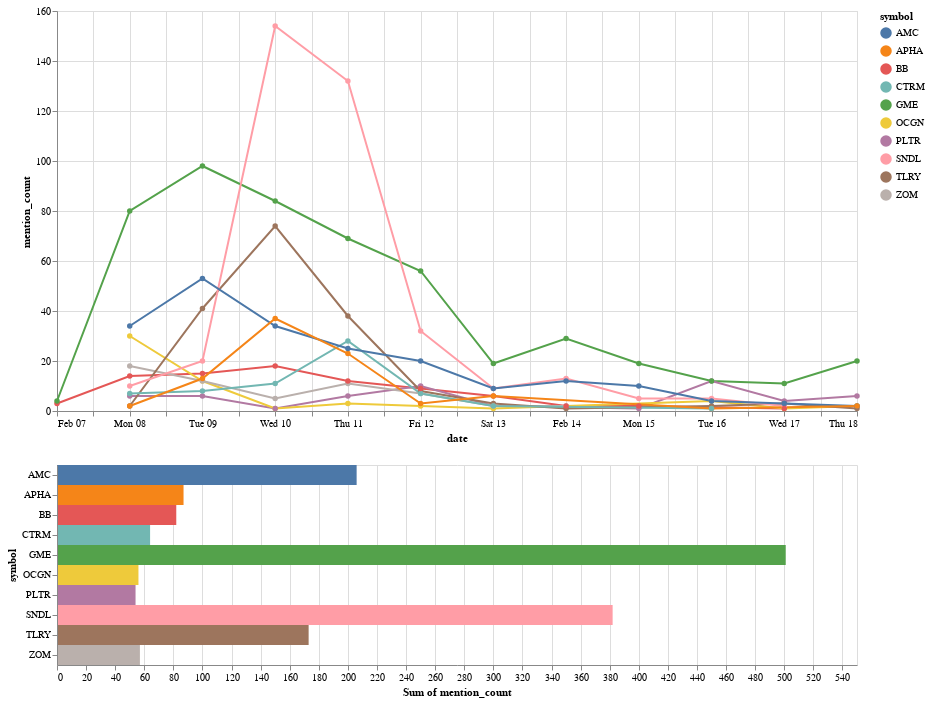

This figure's notebook cell:
### Code cell
plot_mentions_over_time(aggregation_df[aggregation_df.symbol.isin(list(aggs.index[:10]))])

### Figure 1 — Vega-Lite specification as saved in the notebook (floating-point values rounded to 4 significant figures)
{"config": {"view": {"continuousWidth": 400, "continuousHeight": 300}}, "vconcat": [{"mark": {"type": "line", "point": true}, "encoding": {"color": {"type": "nominal", "field": "symbol"}, "x": {"type": "temporal", "field": "date"}, "y": {"type": "quantitative", "field": "mention_count"}}, "height": 400, "selection": {"selector002": {"type": "interval"}}, "width": 800}, {"mark": "rect", "encoding": {"color": {"type": "nominal", "field": "symbol"}, "x": {"type": "quantitative", "aggregate": "sum", "field": "mention_count", "sort": "ascending"}, "y": {"type": "nominal", "field": "symbol"}}, "height": 200, "transform": [{"filter": {"selection": "selector002"}}], "width": 800}], "data": {"name": "data-55c88e2e5dbad54e3f8a4a6f61863aff"}, "$schema": "https://vega.github.io/schema/vega-lite/v4.8.1.json", "datasets": {"data-55c88e2e5dbad54e3f8a4a6f61863aff": [{"date": "2021-02-07T00:00:00", "symbol": "BB", "mention_count": 3}, {"date": "2021-02-07T00:00:00", "symbol": "GME", "mention_count": 4}, {"date": "2021-02-08T00:00:00", "symbol": "PLTR", "mention_count": 6}, {"date": "2021-02-08T00:00:00", "symbol": "OCGN", "mention_count": 30}, {"date": "2021-02-08T00:00:00", "symbol": "ZOM", "mention_count": 18}, {"date": "2021-02-08T00:00:00", "symbol": "TLRY", "mention_count": 2}, {"date": "2021-02-08T00:00:00", "symbol": "SNDL", "mention_count": 10}, {"date": "2021-02-08T00:00:00", "symbol": "CTRM", "mention_count": 7}, {"date": "2021-02-08T00:00:00", "symbol": "BB", "mention_count": 14}, {"date": "2021-02-08T00:00:00", "symbol": "AMC", "mention_count": 34}, {"date": "2021-02-08T00:00:00", "symbol": "APHA", "mention_count": 2}, {"date": "2021-02-08T00:00:00", "symbol": "GME", "mention_count": 80}, {"date": "2021-02-09T00:00:00", "symbol": "PLTR", "mention_count": 6}, {"date": "2021-02-09T00:00:00", "symbol": "OCGN", "mention_count": 12}, {"date": "2021-02-09T00:00:00", "symbol": "ZOM", "mention_count": 12}, {"date": "2021-02-09T00:00:00", "symbol": "SNDL", "mention_count": 20}, {"date": "2021-02-09T00:00:00", "symbol": "TLRY", "mention_count": 41}, {"date": "2021-02-09T00:00:00", "symbol": "BB", "mention_count": 15}, {"date": "2021-02-09T00:00:00", "symbol": "AMC", "mention_count": 53}, {"date": "2021-02-09T00:00:00", "symbol": "APHA", "mention_count": 13}, {"date": "2021-02-09T00:00:00", "symbol": "CTRM", "mention_count": 8}, {"date": "2021-02-09T00:00:00", "symbol": "GME", "mention_count": 98}, {"date": "2021-02-10T00:00:00", "symbol": "OCGN", "mention_count": 1}, {"date": "2021-02-10T00:00:00", "symbol": "PLTR", "mention_count": 1}, {"date": "2021-02-10T00:00:00", "symbol": "ZOM", "mention_count": 5}, {"date": "2021-02-10T00:00:00", "symbol": "SNDL", "mention_count": 154}, {"date": "2021-02-10T00:00:00", "symbol": "TLRY", "mention_count": 74}, {"date": "2021-02-10T00:00:00", "symbol": "BB", "mention_count": 18}, {"date": "2021-02-10T00:00:00", "symbol": "CTRM", "mention_count": 11}, {"date": "2021-02-10T00:00:00", "symbol": "AMC", "mention_count": 34}, {"date": "2021-02-10T00:00:00", "symbol": "APHA", "mention_count": 37}, {"date": "2021-02-10T00:00:00", "symbol": "GME", "mention_count": 84}, {"date": "2021-02-11T00:00:00", "symbol": "PLTR", "mention_count": 6}, {"date": "2021-02-11T00:00:00", "symbol": "OCGN", "mention_count": 3}, {"date": "2021-02-11T00:00:00", "symbol": "ZOM", "mention_count": 11}, {"date": "2021-02-11T00:00:00", "symbol": "SNDL", "mention_count": 132}, {"date": "2021-02-11T00:00:00", "symbol": "TLRY", "mention_count": 38}, {"date": "2021-02-11T00:00:00", "symbol": "BB", "mention_count": 12}, {"date": "2021-02-11T00:00:00", "symbol": "APHA", "mention_count": 23}, {"date": "2021-02-11T00:00:00", "symbol": "AMC", "mention_count": 25}, {"date": "2021-02-11T00:00:00", "symbol": "GME", "mention_count": 69}, {"date": "2021-02-11T00:00:00", "symbol": "CTRM", "mention_count": 28}, {"date": "2021-02-12T00:00:00", "symbol": "OCGN", "mention_count": 2}, {"date": "2021-02-12T00:00:00", "symbol": "PLTR", "mention_count": 10}, {"date": "2021-02-12T00:00:00", "symbol": "ZOM", "mention_count": 7}, {"date": "2021-02-12T00:00:00", "symbol": "TLRY", "mention_count": 8}, {"date": "2021-02-12T00:00:00", "symbol": "SNDL", "mention_count": 32}, {"date": "2021-02-12T00:00:00", "symbol": "CTRM", "mention_count": 7}, {"date": "2021-02-12T00:00:00", "symbol": "BB", "mention_count": 9}, {"date": "2021-02-12T00:00:00", "symbol": "AMC", "mention_count": 20}, {"date": "2021-02-12T00:00:00", "symbol": "APHA", "mention_count": 3}, {"date": "2021-02-12T00:00:00", "symbol": "GME", "mention_count": 56}, {"date": "2021-02-13T00:00:00", "symbol": "PLTR", "mention_count": 2}, {"date": "2021-02-13T00:00:00", "symbol": "OCGN", "mention_count": 1}, {"date": "2021-02-13T00:00:00", "symbol": "TLRY", "mention_count": 3}, {"date": "2021-02-13T00:00:00", "symbol": "SNDL", "mention_count": 9}, {"date": "2021-02-13T00:00:00", "symbol": "ZOM", "mention_count": 2}, {"date": "2021-02-13T00:00:00", "symbol": "BB", "mention_count": 6}, {"date": "2021-02-13T00:00:00", "symbol": "APHA", "mention_count": 6}, {"date": "2021-02-13T00:00:00", "symbol": "AMC", "mention_count": 9}, {"date": "2021-02-13T00:00:00", "symbol": "GME", "mention_count": 19}, {"date": "2021-02-13T00:00:00", "symbol": "CTRM", "mention_count": 2}, {"date": "2021-02-14T00:00:00", "symbol": "ZOM", "mention_count": 2}, {"date": "2021-02-14T00:00:00", "symbol": "TLRY", "mention_count": 1}, {"date": "2021-02-14T00:00:00", "symbol": "SNDL", "mention_count": 13}, {"date": "2021-02-14T00:00:00", "symbol": "GME", "mention_count": 29}, {"date": "2021-02-14T00:00:00", "symbol": "AMC", "mention_count": 12}, {"date": "2021-02-14T00:00:00", "symbol": "BB", "mention_count": 2}, {"date": "2021-02-15T00:00:00", "symbol": "PLTR", "mention_count": 1}, {"date": "2021-02-15T00:00:00", "symbol": "SNDL", "mention_count": 5}, {"date": "2021-02-15T00:00:00", "symbol": "BB", "mention_count": 2}, {"date": "2021-02-15T00:00:00", "symbol": "AMC", "mention_count": 10}, {"date": "2021-02-15T00:00:00", "symbol": "GME", "mention_count": 19}, {"date": "2021-02-16T00:00:00", "symbol": "PLTR", "mention_count": 12}, {"date": "2021-02-16T00:00:00", "symbol": "OCGN", "mention_count": 4}, {"date": "2021-02-16T00:00:00", "symbol": "SNDL", "mention_count": 5}, {"date": "2021-02-16T00:00:00", "symbol": "TLRY", "mention_count": 2}, {"date": "2021-02-16T00:00:00", "symbol": "APHA", "mention_count": 1}, {"date": "2021-02-16T00:00:00", "symbol": "AMC", "mention_count": 4}, {"date": "2021-02-16T00:00:00", "symbol": "CTRM", "mention_count": 1}, {"date": "2021-02-16T00:00:00", "symbol": "GME", "mention_count": 12}, {"date": "2021-02-17T00:00:00", "symbol": "PLTR", "mention_count": 4}, {"date": "2021-02-17T00:00:00", "symbol": "TLRY", "mention_count": 3}, {"date": "2021-02-17T00:00:00", "symbol": "OCGN", "mention_count": 1}, {"date": "2021-02-17T00:00:00", "symbol": "SNDL", "mention_count": 2}, {"date": "2021-02-17T00:00:00", "symbol": "AMC", "mention_count": 3}, {"date": "2021-02-17T00:00:00", "symbol": "BB", "mention_count": 1}, {"date": "2021-02-17T00:00:00", "symbol": "GME", "mention_count": 11}, {"date": "2021-02-18T00:00:00", "symbol": "OCGN", "mention_count": 2}, {"date": "2021-02-18T00:00:00", "symbol": "PLTR", "mention_count": 6}, {"date": "2021-02-18T00:00:00", "symbol": "TLRY", "mention_count": 1}, {"date": "2021-02-18T00:00:00", "symbol": "AMC", "mention_count": 2}, {"date": "2021-02-18T00:00:00", "symbol": "APHA", "mention_count": 2}, {"date": "2021-02-18T00:00:00", "symbol": "GME", "mention_count": 20}]}}
